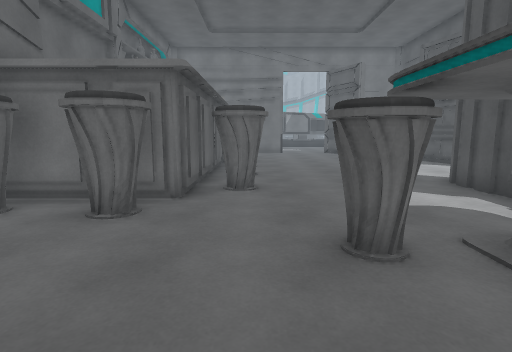
View 1 (above)

24 first-person views from a walk through a scene from a Unity 3-D project. The camera is 1.4 m above the floor, tilts 8° down and sees 80° across. The floor is counted in squares, 1 m on a side. Each view is taken from the middle of a square. On the plan, view 1 faces up. The plan holds only what a view shows up to about 14 squares ahead; the rest is blank. The place goes on beyond the plan. The player is left out. Surface patterns are stand-ins for the level's own textures.

View 2
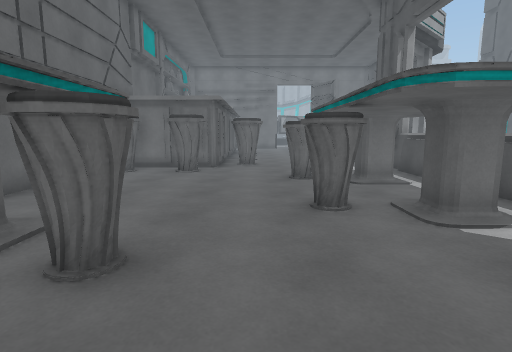

View 3
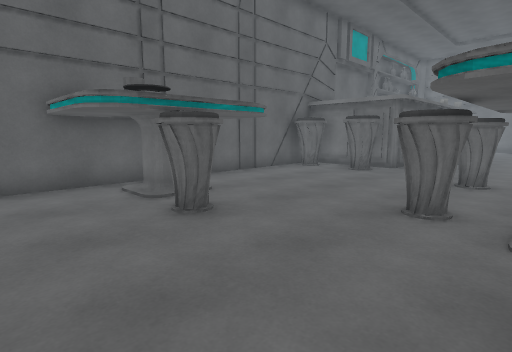

View 4
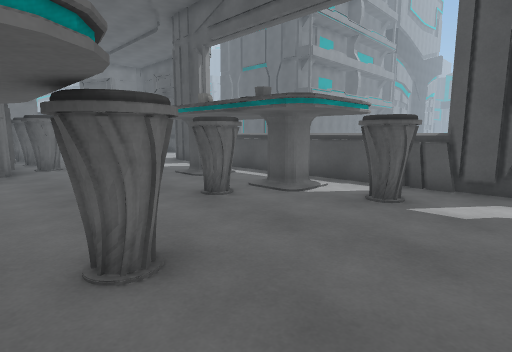

View 5
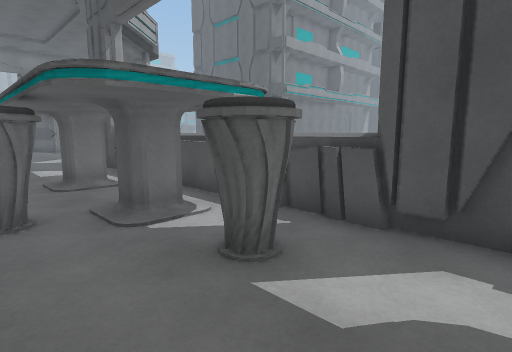

View 6
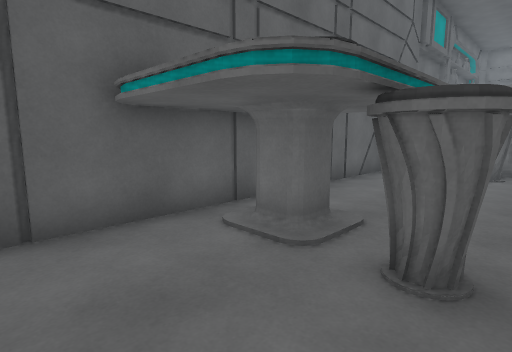

View 7
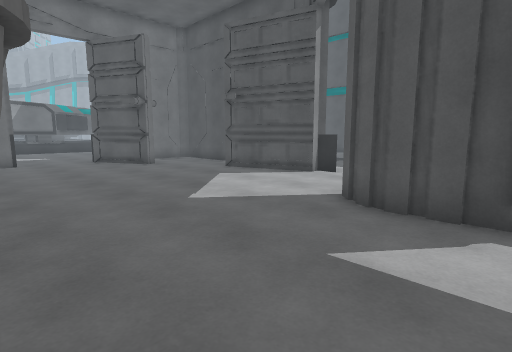

View 8
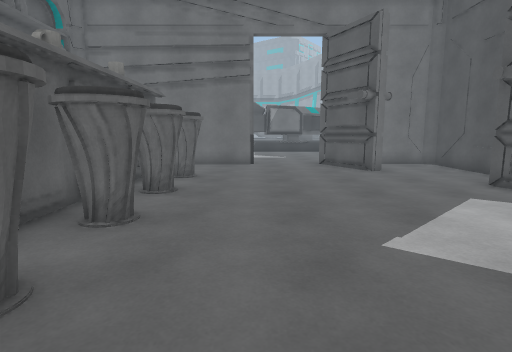

View 9
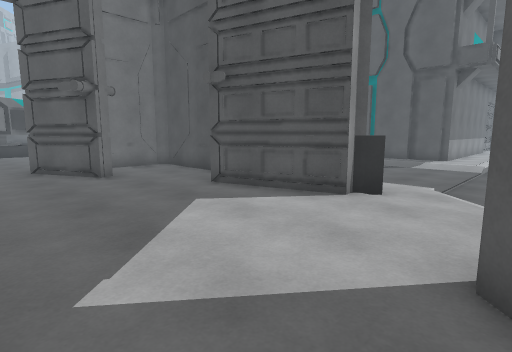

View 10
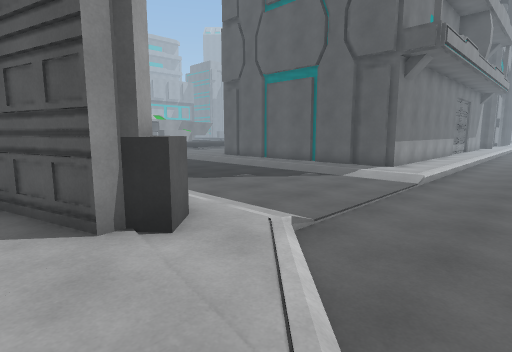

View 11
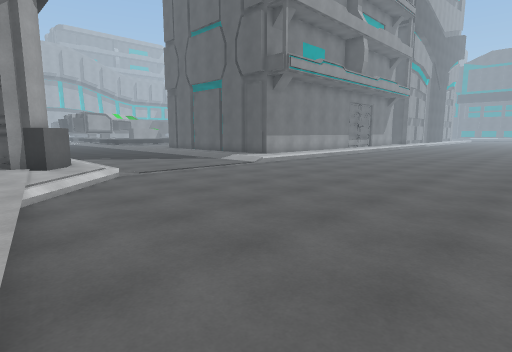

View 12
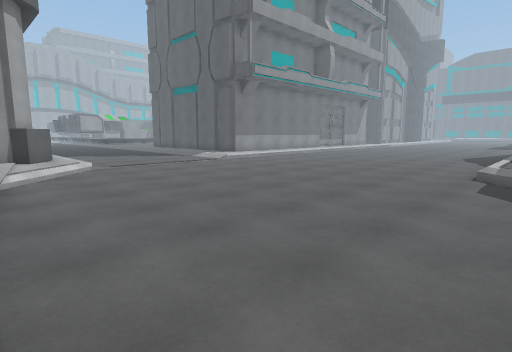

View 13
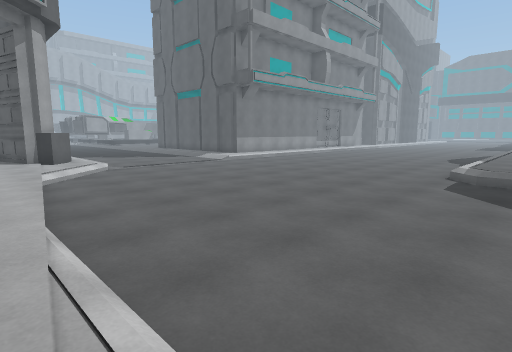

View 14
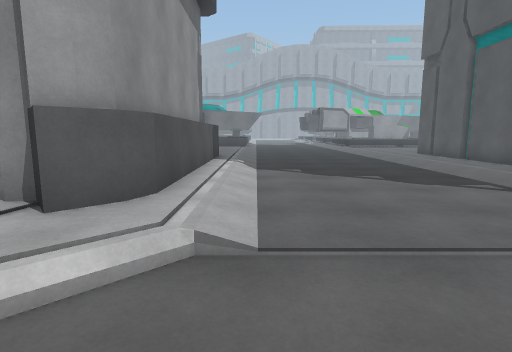

View 15
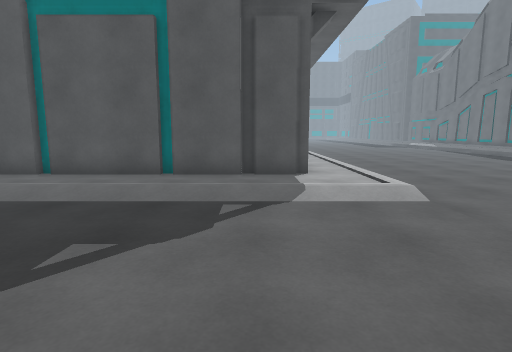

View 16
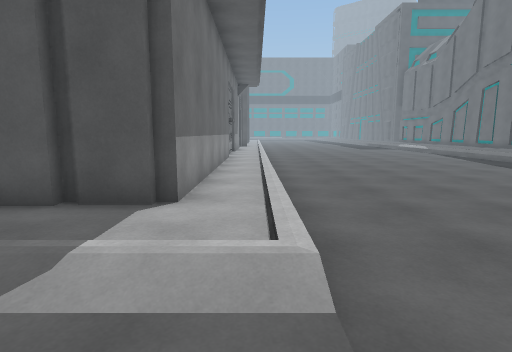

View 17
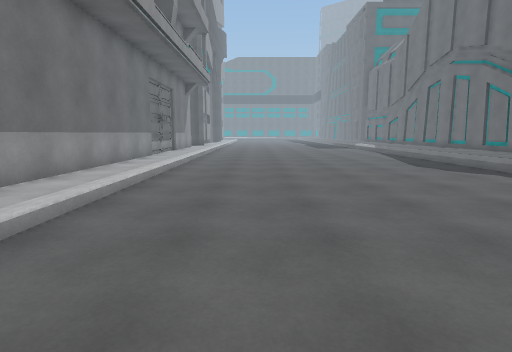

View 18
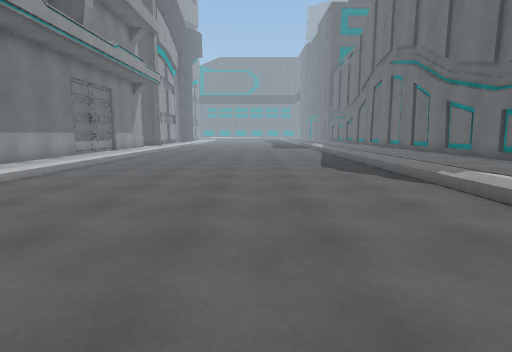

View 19
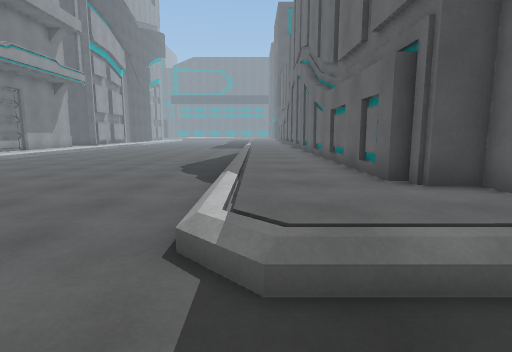

View 20
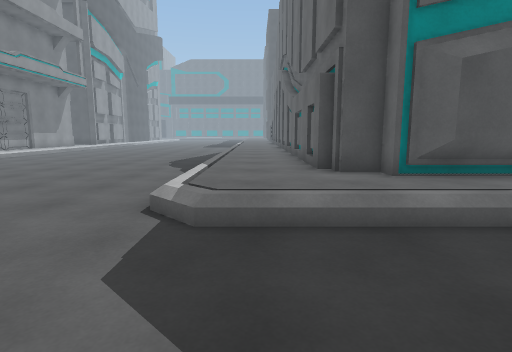

View 21
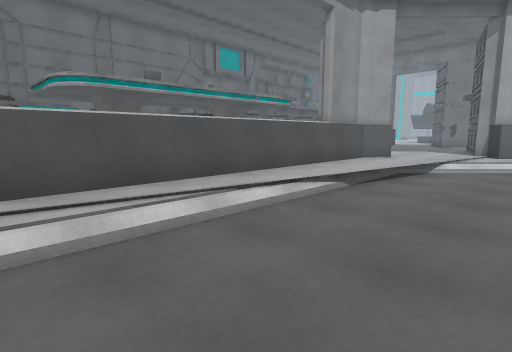

View 22
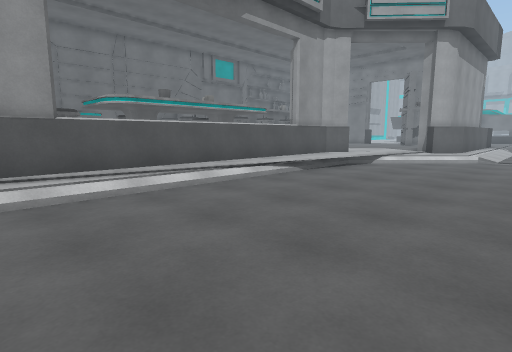

View 23
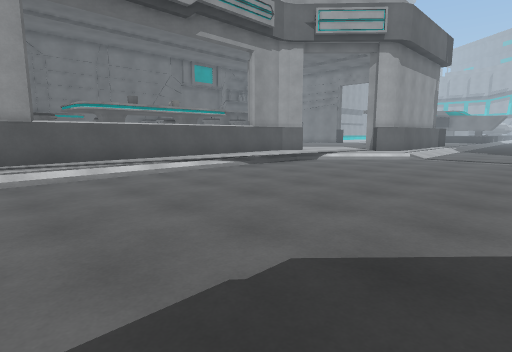

View 24
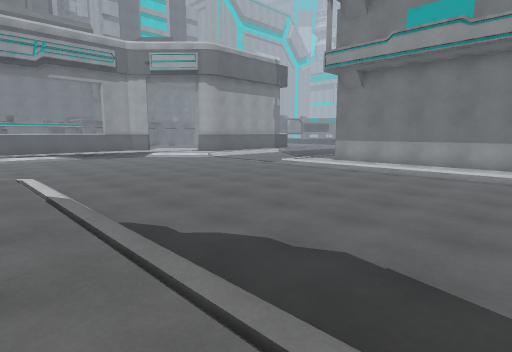

### Floor plan
Key: @ floor where view 1 was taken; # wall or solid block; . main floor; : floor 0.25 m higher than the main floor; + floor 0.5 m higher than the main floor; / step, stairs or slope; = window, fence, low wall or low ledge; ^ raised ledge; T thing the floor can be seen under or through.
Columns run from 6 left of view 1 to 32 right of it. Each row starts with its distance up from view 1.
 22      ####++#  ###^+:::::::+:#
 21       +++++##+++#^+:::::::+:#
 20       ++++++#+++#^+:::::::+:#
 19       ++++++++++#^+:::::::+:#
 18      ##+++++++++#^+:::::::+:#
 17       ++++++++++ ^+:::::::+:#
 16       #++++++++# ^+:::::::+:#
 15     ###++++++++# ^+:::::::+:#
 14     #++++++++++# ^+:::::::+:##########
 13     ###++++++++###+:::::::+:::::::::::
 12     ###+++++++++#++:::::::+///////////
 11     ###+++++++++++/...................
 10     ###++++++++++/....................
  9     #+++++++#++//.....................
  8     ###+++++#++/......................
  7    ##+++++++#++/......................
  6    ##++++++##++.......................
  5 #####++++++=^++.......................
  4 #++++++####^^++........................
  3 #++++++#####^+/........................
  2 #++++++++++#^+/........................
  1 #++++++++++#^+/........................
  0 #+++++@TTTT#^+/........................
 -1 #++++++TTTT#^+/............///////////
 -2 #+#++++++++#^+/.........../+++++++++++
 -3 #+++#++++###^+/.........../++++++++++++
 -4 #++++++++####+/.........../+++++++++++
 -5 #++++++++++##+/.........../+##########
 -6 #++++++++++##  ........ ../+#

Where each view was taken, in squares from view 1:
view 1: 0 up, 0 right, facing up
view 2: 6 down, 0 right, facing up
view 3: 6 down, 3 right, facing up-left
view 4: 6 down, 3 left, facing up-right
view 5: 6 down, 1 right, facing up-right
view 6: 6 down, 1 left, facing up-left
view 7: 6 up, 0 right, facing up-right
view 8: 8 up, 2 right, facing up
view 9: 9 up, 3 right, facing up-right
view 10: 8 up, 8 right, facing up-right
view 11: 0 up, 8 right, facing up-right
view 12: 3 down, 8 right, facing up-right
view 13: 4 down, 7 right, facing up-right
view 14: 8 up, 13 right, facing up
view 15: 15 up, 13 right, facing right
view 16: 12 up, 17 right, facing right
view 17: 8 up, 17 right, facing right
view 18: 4 up, 17 right, facing right
view 19: 2 down, 17 right, facing right
view 20: 3 down, 15 right, facing right
view 21: 4 down, 12 right, facing up-left
view 22: 6 down, 15 right, facing up-left
view 23: 6 down, 18 right, facing up-left
view 24: 3 down, 32 right, facing up-left
